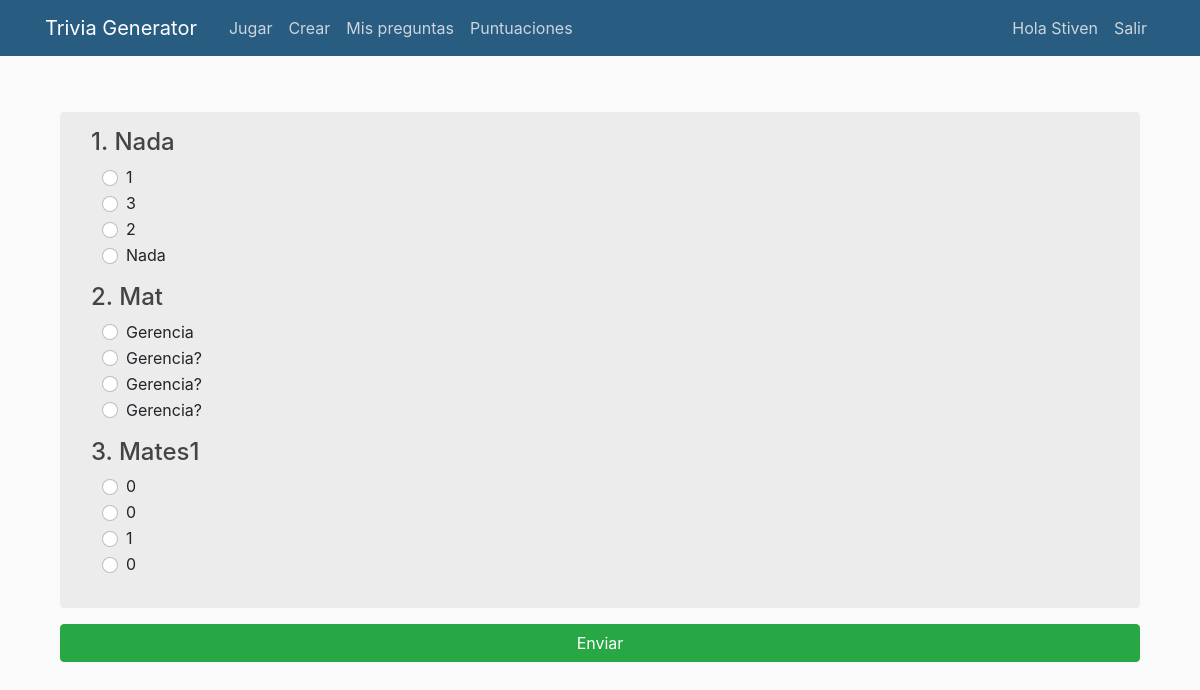
Page /jugar/trivia/1 (signed in) on the committed database.
### TGApp/models.py (models this page shows, shortened)
class Pregunta(models.Model):
    autor = models.ForeignKey(User, on_delete=models.CASCADE, null=True)
    trivia = models.ForeignKey(Trivia, on_delete=models.CASCADE, null=True)
    id = models.AutoField(primary_key=True)
    pregunta = models.TextField(verbose_name='Enunciado de la pregunta', null=True)
    opcionCorrecta = models.CharField(max_length=350, verbose_name='Opcion correcta de la pregunta', null=True)
    opcion2 = models.CharField(max_length=350, verbose_name='Opcion falsa de la pregunta', null=True)
    opcion3 = models.CharField(max_length=350, verbose_name='Opcion falsa de la pregunta', null=True)
    opcion4 = models.CharField(max_length=350, verbose_name='Opcion falsa de la pregunta', null=True)
    puntaje = models.DecimalField(verbose_name='Puntaje obtenido', default=0, decimal_places=2, max_digits=10)
    archivo = models.FileField(upload_to='archivos', verbose_name="Archivo opcional (imagenes, audios y videos solamente)", blank=True)

### TGApp/views.py (the view)
# urls.py: path('jugar/trivia/<int:Trivia_id>', views.jugarTrivia, name='jugarTrivia'),
@login_required
def jugarTrivia(request, Trivia_id):
    if request.method == 'POST':
        trivia = Trivia.objects.get(id=Trivia_id)
        QuizUsuario, created = UsuarioTrivia.objects.get_or_create(usuario=request.user, trivia=trivia)
        user_groups = request.user.groups.all()
        print(user_groups)
        preguntas = Pregunta.objects.filter(trivia=trivia).order_by('?')
        usuarios = UsuarioTrivia.objects.filter(trivia=trivia)
        for usuario in usuarios:
            puntajeUsuario = int(usuario.puntajeTotal)
        preguntas_options = []
        for pregunta in preguntas:
            options = [pregunta.opcionCorrecta, pregunta.opcion2, pregunta.opcion3, pregunta.opcion4]
            shuffle(options)
            pregunta_options = {'pregunta': pregunta, 'options': options}
            preguntas_options.append(pregunta_options)
        puntaje = 0
        incorrecta = 0
        correcta = 0
        total = 0
        count = 0
        puntajeUsuario = 0
        QuizUsuario.puntajeTotal =0
        QuizUsuario.save()
        for pregunta_options in preguntas_options:
            opcion_seleccionada = request.POST.get(str(pregunta_options['pregunta'].id))
            total += 1
            if opcion_seleccionada == pregunta_options['pregunta'].opcionCorrecta:
                puntajeUsuario += 10
                puntaje += 10
                correcta +=1
            else:
                incorrecta +=1
        percent = puntaje/(total*10) *100
        percent = round(percent, 2)
        QuizUsuario.puntajeTotal += puntajeUsuario
        QuizUsuario.save()
        context = {
            'preguntas':preguntas,
            'preguntas_options': preguntas_options,
            'trivia':trivia,
            'puntaje':puntaje,
            'incorrecta':incorrecta,
            'correcta':correcta,
            'total':total,
            'count':count,
            'percent':percent,
            'puntajeUsuario':puntajeUsuario,
            'user_groups': user_groups,
        }
        return render(request, 'TGApp/resultados.html', context)
    else:
        trivia = Trivia.objects.get(id=Trivia_id)
        preguntas = Pregunta.objects.filter(trivia=trivia).order_by('?')
        trivias_acceso = Trivia.objects.filter(autor=request.user)
        usuarios = user_inicio.objects.all()
        user_groups = request.user.groups.all()
        print(user_groups)
        contador = preguntas.count()
        preguntas_options = []
        trivia_lista=""
        for trivia_acceso in trivias_acceso:
            trivias_str = trivia.id
            print(trivias_str)
            triviass = str(trivia.id)
            trivia_lista = trivia_lista + "" + triviass
        print(trivia_lista)
        for usuario in usuarios:
            if usuario.usuario == request.user:
                print(usuario.trivia_acceso)
                trivia_lista = usuario.trivia_acceso
        print(trivia_lista)
        for pregunta in preguntas:
            options = [pregunta.opcionCorrecta, pregunta.opcion2, pregunta.opcion3, pregunta.opcion4]#, pregunta.archivo]
            shuffle(options)
            pregunta_options = {'pregunta': pregunta, 'options': options}
            preguntas_options.append(pregunta_options)
        context = {
            'preguntas_options': preguntas_options,
            'contar_user':contador,
            'user_groups': user_groups,
            'trivias_acceso': trivias_acceso,
            'usuarios':usuarios,
            'trivia_lista':trivia_lista,
            'trivias_str':trivias_str
        }
        return render(request, 'jugar/jugarTrivia.html', context)

### TGApp/templates/jugar/jugarTrivia.html (shortened to what this page needs)
{% extends "TGApp/base.html" %}
{% block contenido %}
<div class="container">
{% if contar_user == 0 %}
	<div class="container text-center">
		<div class="mt-2 p-3 bg-background text-body rounded">
			<h2>
				Aun no hay preguntas registradas para esta trivia.
			</h2>
		</div>
	</div>
{% else %}
  <div class="mt-4 p-3 bg-background text-body rounded">
    {% for pregunta_options in preguntas_options %}
        <form method="POST">
            <div class="container">
                <h4>
                    <span class="">{{forloop.counter}}.</span> {{ pregunta_options.pregunta.pregunta }}
                </h4>
                <div class="container mb-3">
                {% for option in pregunta_options.options %}
                    <div class="form-check">
                        <input type="radio" class="form-check-input" name="{{ pregunta_options.pregunta.pk }}" value="{{ option }}" id="{{ option }}">
                        <label class="form-check-label " for="{{ option }}">
                            {{ option }}
                    </label>
                    </div>
                {% endfor %}
            </div>
            </div>
    {% endfor %}
</div>
        <p>
            <div class="d-grid">
                <button type="submit" class="btn btn-success btn-block">Enviar</button>
              </div>
        </p>
    </div>
{% endif %}
{% endblock %}

### TGApp/templates/TGApp/base.html (shortened to what this page needs)
{% load static %}
<!DOCTYPE html>
<html>
<head>
    <link href="https://cdn.jsdelivr.net/npm/bootstrap@5.1.3/dist/css/bootstrap.min.css" rel="stylesheet">
    <link rel="stylesheet" href="https://stackpath.bootstrapcdn.com/bootstrap/4.5.0/css/bootstrap.min.css">
    <link rel="stylesheet" type="text/css" href="{% static 'TGApp/main.css' %}">
</head>
<body>
    <header class="site-header">
      <nav class="navbar navbar-expand-md navbar-dark bg-steel fixed-top">
        <div class="container">
          <a class="navbar-brand mr-4" href="{% url 'inicio' %}">Trivia Generator</a>
          <div class="collapse navbar-collapse" id="navbarToggle">
            {% if user.is_authenticated and user.is_staff %}
            <div class="navbar-nav mr-auto">
              <a class="nav-item nav-link" href="{% url 'jugar' %}">Jugar</a>
              <a class="nav-item nav-link" href="{% url 'crear' %}">Crear</a>
              <a class="nav-item nav-link" href="{% url 'preguntas' %}">Mis preguntas</a>
              <a class="nav-item nav-link" href="{% url 'puntuaciones' %}">Puntuaciones</a>
            </div>
            {% elif user.is_authenticated and not user.is_staff%}
            <div class="navbar-nav mr-auto">
              <a class="nav-item nav-link" href="{% url 'acceso' %}">Jugar</a>
              <a class="nav-item nav-link" href="{% url 'puntuaciones' %}">Puntuaciones</a>
            </div>
            {% elif not user.is_authenticated%}
            <div class="navbar-nav mr-auto">
              <a class="nav-item nav-link" href="{% url 'login' %}">Jugar</a>
              <a class="nav-item nav-link" href="{% url 'login' %}">Puntuaciones</a>
            </div>
            {% endif %}
            {% if user.is_authenticated %}
              <div class="navbar-nav">
                <a class="nav-item nav-link" >Hola {{ request.user }}</a>
                <a class="nav-item nav-link" href="{% url 'logout' %}">Salir</a>
              </div>
            {% else %}
              <div class="navbar-nav">
                <a class="nav-item nav-link" href="{% url 'login' %}">Login</a>
                <a class="nav-item nav-link" href="{% url 'registrar' %}">Registrarse</a>
                <a class="nav-item nav-link" href="{% url 'registrar_user' %}">Registrarse User</a>
              </div>
            {% endif %}
          </div>
        </div>
      </nav>
    </header>
    <div class="container">
      <div class="row">
        <div class="col-12 mt-2">
          {% block contenido %}  {% endblock %}
        </div>
      </div>
    </div>
  </body>
</html>

### TGApp/static/TGApp/main.css (style rules this page uses)
body { background: #fafafa; margin-top: 5rem; }
h1, h2, h3, h4, h5, h6 { color: #444444; }
.bg-steel { background-color: #285c81; }
.site-header .navbar-nav .nav-link { color: #cbd5db; }
.bg-background { background-color: #ececec; }

### rows in the picture
Pregunta: pregunta.pregunta "Nada", options "1" "3" "2" "Nada"
Pregunta: pregunta.pregunta "Mat", options "Gerencia" "Gerencia?" "Gerencia?" "Gerencia?"
Pregunta: pregunta.pregunta "Mates1", options "0" "0" "1" "0"

### other values in the picture
{{ request.user }} "Stiven"
